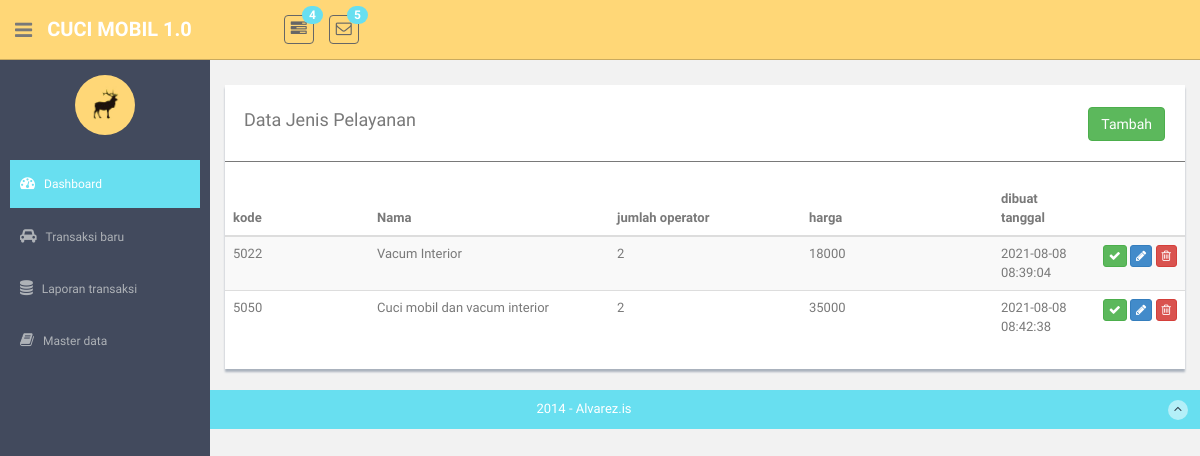
Page /services on the earlier database version.
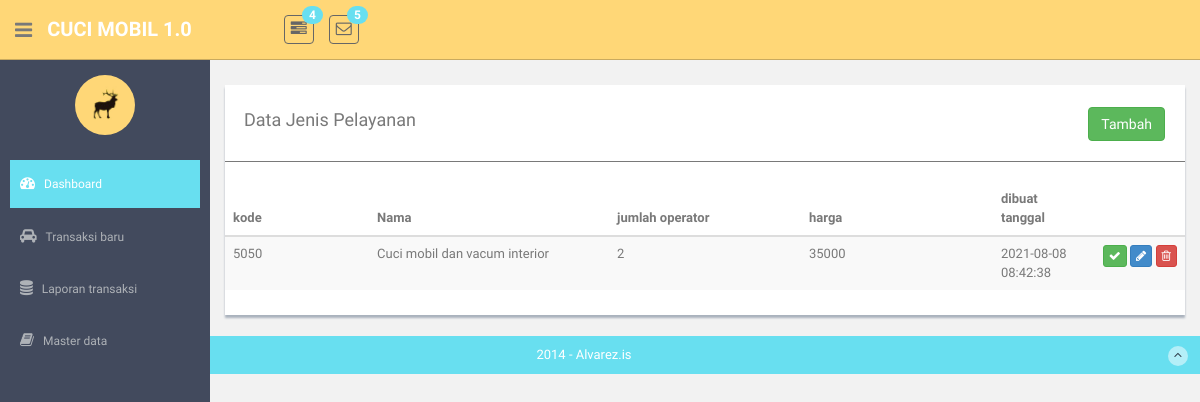
Same page on the later database version.
### model/Services.py (models this page shows)
class Servs(Model):
    id = IntegerField(primary_key=True)
    code = CharField()
    name = CharField()
    price = IntegerField()
    many_operators = IntegerField()
    created_on = CharField()
    class Meta:
        database = db
        db_table = 'services'

### routes_services.py (the view)
@app.route("/services", methods=["GET"])
def services():
    services = ServicesController.list_services()
    print(services)
    return render_template('references/services/services-list.html', services=services)

### controller/ServicesController.py (called while the page is built)
    @staticmethod
    def list_services():
        return Servs.select()

### templates/references/services/services-list.html (shortened to what this page needs)
{% extends "layout.html" %}
{% block content %}
<div class="row mt">
      <div class="col-md-12">
          <div class="content-panel">
              <table class="table table-striped table-advance table-hover">
                <div >
                    <div style="float:left;"><h4>&nbsp; Data Jenis Pelayanan </h4></div>
                    <div class="pull-right" style="padding-top:7px;padding-right:20px;">
                        <button class="btn btn-success " onclick="javscript:openModal(0)">Tambah</button>
                    </div>
                </div>
                <hr/>
                  <thead>
                  <tr>
                      <th width="15%"> kode</th>
                      <th width="25%"> Nama</th>
                      <th width="20%"> jumlah operator</th>
                      <th width="20%"> harga</th>
                      <th width="10%"> dibuat tanggal</th>
                      <th width="20%"></th>
                  </tr>
                  </thead>
                  <tbody>
                  {% for item in services %}
                  <tr>
                      <td>{{ item.code }} </td>
                      <td>{{ item.name }} </td>
                      <td>{{ item.many_operators }} </td>
                      <td>{{ item.price }} </td>
                      <td>{{ item.created_on }} </td>
                      <td align="right">
                          <button class="btn btn-success btn-xs"><i class="fa fa-check"></i></button>
                          <button class="btn btn-primary btn-xs"  onclick="javscript:openModal({{ item.id }})"><i class="fa fa-pencil"></i></button>
                          <button class="btn btn-danger btn-xs" onclick="javscript:deleteRecord({{ item.id }})"><i class="fa fa-trash-o "></i></button>
                      </td>
                  </tr>
                 {% endfor %}
                  </tbody>
              </table>
          </div>
      </div>
  </div>
{% endblock %}

### templates/layout.html (shortened to what this page needs)
<!DOCTYPE html>
<html lang="en">
  <head>
    <link href="assets/css/bootstrap.css" rel="stylesheet">
    <link href="assets/font-awesome/css/font-awesome.css" rel="stylesheet" />
    <link rel="stylesheet" type="text/css" href="assets/css/zabuto_calendar.css">
    <link rel="stylesheet" type="text/css" href="assets/js/gritter/css/jquery.gritter.css" />
    <link rel="stylesheet" type="text/css" href="assets/lineicons/style.css">
     <link rel="stylesheet" href="//code.jquery.com/ui/1.12.1/themes/base/jquery-ui.css">
    <link href="assets/css/style.css" rel="stylesheet">
    <link href="assets/css/style-responsive.css" rel="stylesheet">
  </head>
  <body>
  <section id="container" >
		{% include  "header.html" %}
      <aside>
		{% include  "nav.html" %}
      </aside>
      <section id="main-content">
          <section class="wrapper">
			  {% block content %}{% endblock %}
          </section>
      </section>
      <footer class="site-footer">
          <div class="text-center">
              2014 - Alvarez.is
              <a href="index.html#" class="go-top">
                  <i class="fa fa-angle-up"></i>
              </a>
          </div>
      </footer>
  </section>
  </body>
</html>

### templates/header.html (shortened to what this page needs)
<header class="header black-bg">
      <div class="sidebar-toggle-box">
          <div class="fa fa-bars tooltips" data-placement="right" data-original-title="Toggle Navigation"></div>
      </div>
    <a href="index.html" class="logo"><b>CUCI MOBIL 1.0</b></a>
    <div class="nav notify-row" id="top_menu">
        <ul class="nav top-menu">
            <li class="dropdown">
                <a data-toggle="dropdown" class="dropdown-toggle" href="index.html#">
                    <i class="fa fa-tasks"></i>
                    <span class="badge bg-theme">4</span>
                </a>
            </li>
            <li id="header_inbox_bar" class="dropdown">
                <a data-toggle="dropdown" class="dropdown-toggle" href="index.html#">
                    <i class="fa fa-envelope-o"></i>
                    <span class="badge bg-theme">5</span>
                </a>
            </li>
        </ul>
    </div>
</header>

### templates/nav.html (shortened to what this page needs)
<div id="sidebar"  class="nav-collapse ">
              <ul class="sidebar-menu" id="nav-accordion">
              	  <p class="centered"><a href="profile.html"><img src="assets/img/ui-sam.jpg" class="img-circle" width="60"></a></p>
                  <li class="mt">
                      <a class="active" href="index.html">
                          <i class="fa fa-dashboard"></i>
                          <span>Dashboard</span>
                      </a>
                  </li>
                  <li class="sub-menu">
                      <a  href="/transactions">
                          <i class="fa fa-car"></i>
                          <span>Transaksi baru</span>
                      </a>
                  </li>
                  <li class="sub-menu">
                      <a href="javascript:;" >
                          <i class="fa fa-database"></i>
                          <span>Laporan transaksi</span>
                      </a>
                  </li>
                  <li class="sub-menu">
                      <a href="javascript:;" >
                          <i class="fa fa-book"></i>
                          <span>Master data</span>
                      </a>
                  </li>
              </ul>
          </div>

Differences in the rows shown:
removed Servs: code "5022", name "Vacum Interior", many_operators "2", price "18000", created_on "2021-08-08 08:39:04"
